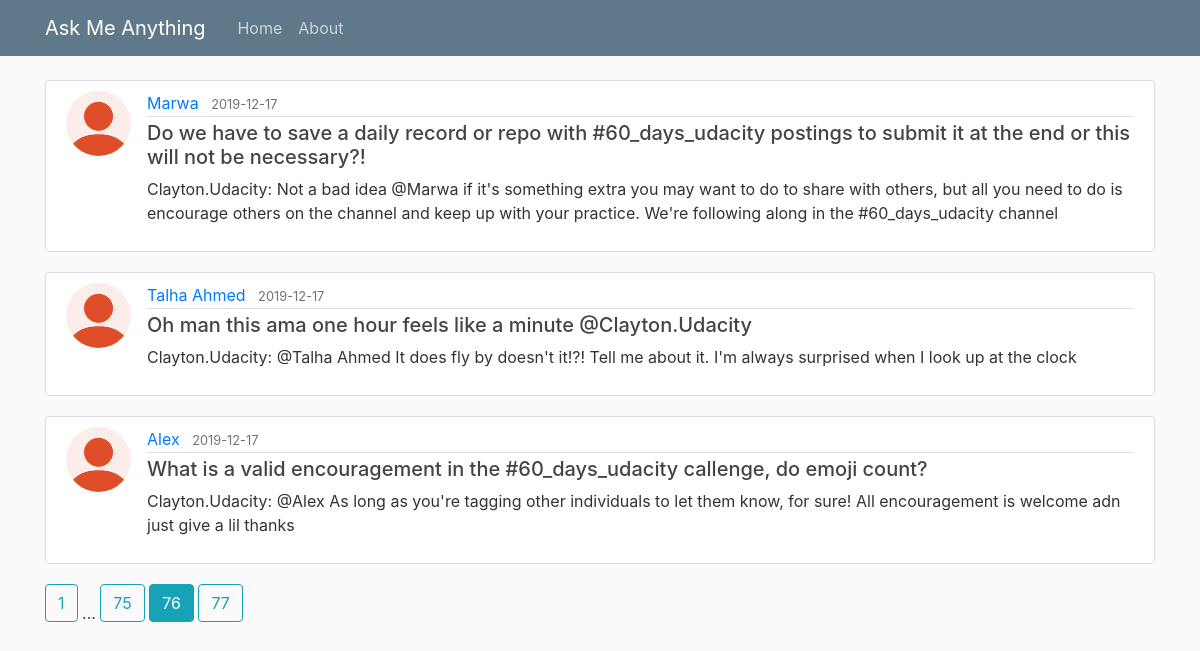
/home?page=76, run on the app's committed database.
### flaskblog.py (models this page shows, shortened)
class Post(db.Model):
    id = db.Column(db.Integer, primary_key=True)
    title = db.Column(db.String(100), nullable=False)
    date_posted = db.Column(db.DateTime, nullable=False)
    content = db.Column(db.Text, nullable=False)
    author = db.Column(db.Text, nullable=False)
    udacity = db.Column(db.Text, nullable=False)

### flaskblog.py (the view)
@app.route("/")
@app.route("/home")
def home():
    page = request.args.get('page', 1, type=int)
    posts = Post.query.order_by(Post.date_posted.asc()).paginate(page=page, per_page=3)
    return render_template('home.html', posts=posts)

### templates/home.html
{% extends "layout.html" %}
{% block content %}
    {% for post in posts.items %}
        <article class="media content-section">
          <img class="rounded-circle article-img" src="{{ url_for('static', filename='profile_pics/default1.png') }}">
          <div class="media-body">
            <div class="article-metadata">
              <a class="mr-2" href="{{ url_for('user_posts', username=post.author) }}">{{ post.author }}</a>
              <small class="text-muted">{{ post.date_posted.strftime('%Y-%m-%d')  }}</small>
            </div>
            <h5><a class="article-title" href="#">{{ post.title }}</a></h5>
            <p class="article-content">{{post.udacity}}: {{ post.content }}</p>
          </div>
        </article>
    {% endfor %}
    {% for page_num in posts.iter_pages(left_edge=1, right_edge=1, left_current=1, right_current=2) %}
      {% if page_num %}
        {% if posts.page == page_num %}
          <a class="btn btn-info mb-4" href="{{ url_for('home', page=page_num) }}">{{ page_num }}</a>
        {% else %}
          <a class="btn btn-outline-info mb-4" href="{{ url_for('home', page=page_num) }}">{{ page_num }}</a>
        {% endif %}
      {% else %}
        ...
      {% endif %}
    {% endfor %}
{% endblock content %}

### static/main.css (style rules this page uses)
body { background: #fafafa; color: #333333; margin-top: 5rem; }
h1, h2, h3, h4, h5, h6 { color: #444444; }
.content-section { background: #ffffff; padding: 10px 20px; border: 1px solid #dddddd; border-radius: 3px; margin-bottom: 20px; }
.article-title { color: #444444; }
.article-content { white-space: pre-line; }
.article-img { height: 65px; width: 65px; margin-right: 16px; }
.article-metadata { padding-bottom: 1px; margin-bottom: 4px; border-bottom: 1px solid #e3e3e3 }

### data on the page
Post: author "Marwa", date_posted "2019-12-17", title "Do we have to save a daily record or repo with #60_days_udacity postings to submit it at the end or this will not be necessary?!", udacity "Clayton.Udacity", content "Not a bad idea @Marwa if it's something extra you may want to do to share with others, but all you need to do is encourage others on the channel and keep up with your practice. We're following along in the #60_days_udacity channel"
Post: author "Talha Ahmed", date_posted "2019-12-17", title "Oh man this ama one hour feels like a minute @Clayton.Udacity", udacity "Clayton.Udacity", content "@Talha Ahmed It does fly by doesn't it!?! Tell me about it. I'm always surprised when I look up at the clock"
Post: author "Alex", date_posted "2019-12-17", title "What is a valid encouragement in the #60_days_udacity callenge, do emoji count?", udacity "Clayton.Udacity", content "@Alex As long as you're tagging other individuals to let them know, for sure! All encouragement is welcome adn just give a lil thanks"

### other printed values
{{ page_num }} "1" "75" "77"
{{ page_num }} "76"
